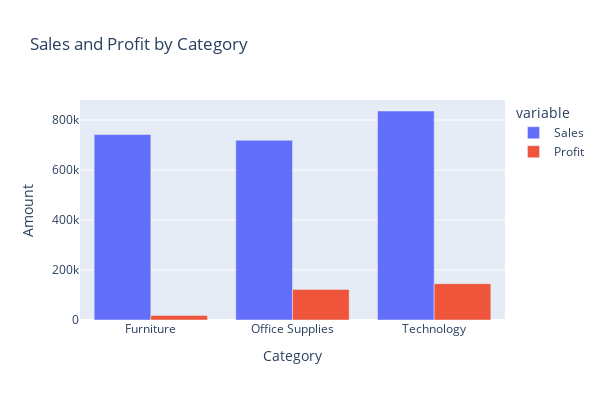

Write notebook code for a chart like this one.
### Markdown cell above
From above chart, we concluded that the store has wide variety of Office Supplies especially in Binders and Paper department

### Code cell
# Create a stacked bar chart using Plotly
category_data = Superstore_data.groupby('Category')[['Sales', 'Profit']].sum().reset_index()
fig = px.bar(category_data, x='Category', y=['Sales', 'Profit'],
             title='Sales and Profit by Category', barmode='group',height=400,width=600)
fig.update_layout(xaxis_title='Category', yaxis_title='Amount')

# Show the interactive plot
fig.show()

### Figure 1 — Plotly figure (JSON) as saved in the notebook; plotly's stock layout.template omitted (floating-point values rounded to 4 significant figures)
{"data": [{"alignmentgroup": "True", "hovertemplate": "variable=Sales<br>Category=%{x}<br>value=%{y}<extra></extra>", "legendgroup": "Sales", "marker": {"color": "#636efa", "pattern": {"shape": ""}}, "name": "Sales", "offsetgroup": "Sales", "orientation": "v", "showlegend": true, "textposition": "auto", "type": "bar", "x": ["Furniture", "Office Supplies", "Technology"], "xaxis": "x", "y": [742000.0, 719000.0, 836200.0], "yaxis": "y"}, {"alignmentgroup": "True", "hovertemplate": "variable=Profit<br>Category=%{x}<br>value=%{y}<extra></extra>", "legendgroup": "Profit", "marker": {"color": "#EF553B", "pattern": {"shape": ""}}, "name": "Profit", "offsetgroup": "Profit", "orientation": "v", "showlegend": true, "textposition": "auto", "type": "bar", "x": ["Furniture", "Office Supplies", "Technology"], "xaxis": "x", "y": [18450.0, 122500.0, 145500.0], "yaxis": "y"}], "layout": {"barmode": "group", "height": 400, "legend": {"title": {"text": "variable"}, "tracegroupgap": 0}, "title": {"text": "Sales and Profit by Category"}, "width": 600, "xaxis": {"anchor": "y", "domain": [0, 1], "title": {"text": "Category"}}, "yaxis": {"anchor": "x", "domain": [0, 1], "title": {"text": "Amount"}}}}
